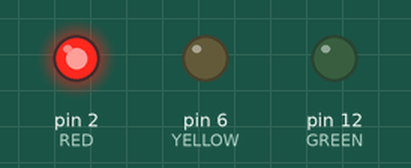
Bench run of a sketch on a simulated Arduino Uno, built with avr-gcc and run on an emulated ATmega328P. On the bench: output pins drawn as LEDs (lit = HIGH).

Above: at 5.0 s.
At 11.0 s:
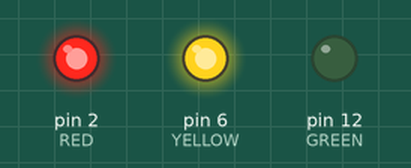
At 26.0 s:
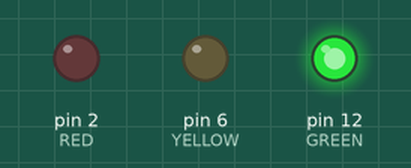
At 32.0 s:
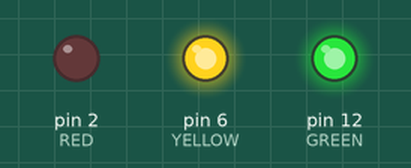
At 39.0 s:
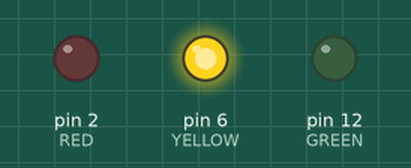
Timing chart, 0 to 63.3 s (numbered marks = the images above):
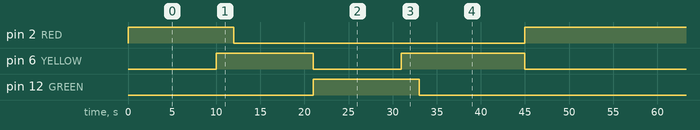

Measured:
- by itself, pin 2 (RED): repeats every 55.0 s: LOW 33.0 s, HIGH 22.0 s
- by itself, pin 6 (YELLOW): LOW → HIGH at 10.0 s, → LOW 11.0 s later, → HIGH 10.0 s later, → LOW 14.0 s later, … (9 changes in this stretch)
- by itself, pin 12 (GREEN): alternates HIGH for 12.0 s and LOW for 43.0 s

The sketch:

6.ino
```cpp
int RED=2;
int GREEN=12;
int YELLOW=6;
  void setup()
{
  pinMode(RED,OUTPUT);
  pinMode(YELLOW,OUTPUT);
  pinMode(GREEN,OUTPUT);
}
void loop() {
  digitalWrite(RED,HIGH);//RED
  delay(10000);
  digitalWrite(YELLOW,HIGH);//Yellow
  delay(2000);
  digitalWrite(RED,LOW);//RED OFF
  delay(9000);
  digitalWrite(YELLOW,LOW);//YELLOW OFF
  digitalWrite(GREEN,HIGH);//GREEN ON
  delay(10000);
  digitalWrite(YELLOW,HIGH);//Yellow
  delay(2000);
  digitalWrite(GREEN,LOW);//GREEN OFF
  delay(9000);
  digitalWrite(YELLOW,HIGH);//Yellow
  delay(3000);
  digitalWrite(YELLOW,LOW);//YELLOW OFF
  digitalWrite(RED,HIGH);//RED
  delay(10000);
  digitalWrite(RED,LOW);//RED OFF
}
```
